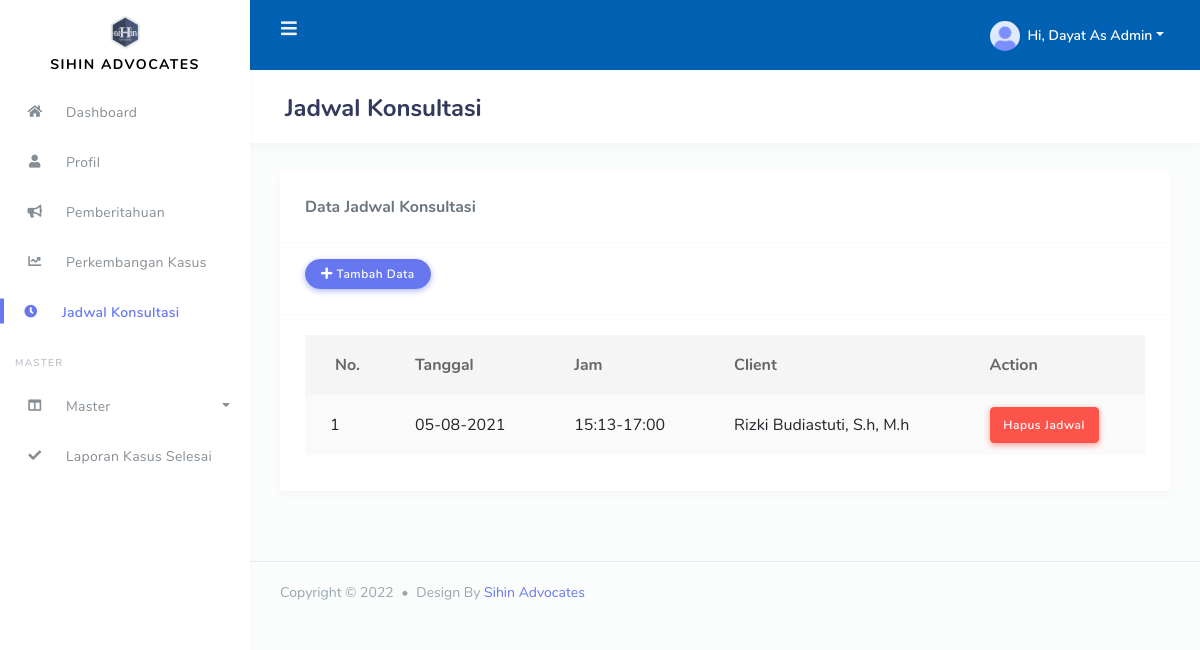
Screenshot of /dist/index.php?hd=user&fd=jadwal (signed in) with the database file from the repository.
### tables this page shows
CREATE TABLE `perusahaan` (
  `id_perusahaan` int(11) NOT NULL,
  `nm_perusahaan` varchar(100) NOT NULL,
  `init_perusahaan` varchar(10) NOT NULL,
  `desk_perusahaan` text NOT NULL
);

CREATE TABLE `jadwal` (
  `id_jadwal` int(11) NOT NULL,
  `id_userhukum` int(11) NOT NULL,
  `id_userbiasa` int(11) NOT NULL,
  `tanggal` date NOT NULL,
  `jam_mulai` time NOT NULL,
  `jam_akhir` time NOT NULL,
  `waktu` timestamp NOT NULL DEFAULT CURRENT_TIMESTAMP ON UPDATE CURRENT_TIMESTAMP
);

CREATE TABLE `user` (
  `id_user` int(11) NOT NULL,
  `nm_lengkap` varchar(100) NOT NULL,
  `nm_user` varchar(100) NOT NULL,
  `email` varchar(100) NOT NULL,
  `no_hp` varchar(30) NOT NULL,
  `alamat` text NOT NULL,
  `pass` text NOT NULL,
  `level` varchar(100) NOT NULL,
  `gambar` text,
  `waktu_user` varchar(20) NOT NULL
);

### dist/user/jadwal/index.php (the view, shortened to what this page needs)
<?php
$nama = 'Jadwal Konsultasi';
 ?>
      <div class="main-content">
        <section class="section">
          <div class="section-header">
            <h1><?php echo $nama ?></h1>
          </div>
          <div class="section-body">
            <div class="row">
          <?php
                include 'notif/index.php';
          ?>
              <div class="col-12">
                <div class="card">
                  <div class="card-header">
                    <h4>Data <?php echo $nama ?></h4>
                  </div>
                      <?php if ($_SESSION['level']!="user"): ?>
                        <div class="card-header">
                          <div class="buttons">
                              <button class="btn btn-primary" data-toggle="modal" data-target="#exampleModal"><i class="fas fa-plus"></i> Tambah Data</button>
                          </div>
                        </div>
                      <?php endif ?>
                  <div class="card-body">
                    <div class="table-responsive">
                      <table class="table table-striped" id="table-1">
                        <thead>
                          <tr>
                            <th class="text-center">
                              No.
                            </th>
                            <th>Tanggal</th>
                            <th>Jam</th>
                            <?php if ($_SESSION['level']=="user"): ?>
                            <th>Pelayan Hukum</th>
                            <?php elseif ($_SESSION['level']!="user"): ?>
                            <th>Client</th>
                                  <th>Action</th>
                            <?php endif ?>
                          </tr>
                        </thead>
                        <tbody>
                          <?php
                            $no = 1;
                            $id = $_SESSION['id'];
                            if ($_SESSION['level']=='hukum') {
                              $query = "SELECT jadwal.*,user.* FROM jadwal, user WHERE user.id_user = jadwal.id_userbiasa and level = 'user' and jadwal.id_userhukum = '$id' order by waktu";
                            }elseif ($_SESSION['level']=='user') {
                              $query = "SELECT jadwal.*,user.* FROM jadwal, user WHERE user.id_user = jadwal.id_userhukum and level = 'hukum' and jadwal.id_userbiasa = '$id'";
                            } else {
                              $query = "SELECT jadwal.*,user.* FROM jadwal, user WHERE user.id_user = jadwal.id_userhukum and level = 'hukum'";
                            }
                            $result = $conn->query($query);
                            while ($data = $result->fetch_object()) {
                           ?>
                          <tr>
                            <td><?= $no++ ?></td>
                            <td><?= date('d-m-Y' , strtotime($data->tanggal)); ?></td>
                            <td><?= date('H:i' , strtotime($data->jam_mulai)); ?>-<?= date('H:i' , strtotime($data->jam_akhir)); ?></td>
                            <td><?= ucwords(strtolower($data->nm_lengkap)); ?></td>
                            <?php if ($_SESSION['level']!="user"): ?>
                            <td>
                              <a href="<?php echo $_SESSION['direct'] ?>delete.php?hd=user&fd=jadwal&id=<?php echo $data->id_jadwal; ?>" class="btn btn-danger">Hapus Jadwal</a>
                            </td>
                            <?php endif ?>
                          </tr>
                          <?php } ?>
                        </tbody>
                      </table>
                    </div>
                  </div>
                </div>
              </div>
            </div>
          </div>
        </section>
      </div>

### dist/header/index.php (shortened to what this page needs)
<?php
  include 'config/index.php';
  $sql = $conn->query("SELECT * FROM perusahaan WHERE id_perusahaan = 1");
  $judul = $sql->fetch_object();
 ?>
<!DOCTYPE html>
<html lang="en">
<head>
  <link rel="stylesheet" href="assets/modules/bootstrap/css/bootstrap.min.css">
  <link rel="stylesheet" href="assets/modules/fontawesome/css/all.min.css">
  <link rel="stylesheet" href="assets/modules/jqvmap/dist/jqvmap.min.css">
  <link rel="stylesheet" href="assets/modules/summernote/summernote-bs4.css">
  <link rel="stylesheet" href="assets/modules/owlcarousel2/dist/assets/owl.carousel.min.css">
  <link rel="stylesheet" href="assets/modules/owlcarousel2/dist/assets/owl.theme.default.min.css">
  <link rel="stylesheet" href="assets/modules/bootstrap-daterangepicker/daterangepicker.css">
  <link rel="stylesheet" href="assets/modules/bootstrap-colorpicker/dist/css/bootstrap-colorpicker.min.css">
  <link rel="stylesheet" href="assets/modules/select2/dist/css/select2.min.css">
  <link rel="stylesheet" href="assets/modules/jquery-selectric/selectric.css">
  <link rel="stylesheet" href="assets/modules/bootstrap-timepicker/css/bootstrap-timepicker.min.css">
  <link rel="stylesheet" href="assets/modules/bootstrap-tagsinput/dist/bootstrap-tagsinput.css">
  <link rel="stylesheet" href="assets/modules/datatables/datatables.min.css">
  <link rel="stylesheet" href="assets/modules/datatables/DataTables-1.10.16/css/dataTables.bootstrap4.min.css">
  <link rel="stylesheet" href="assets/modules/datatables/Select-1.2.4/css/select.bootstrap4.min.css">
  <link rel="stylesheet" href="assets/modules/modal/bootstrap.min.css">
  <link rel="stylesheet" href="assets/css/style.css">
  <link rel="stylesheet" href="assets/css/components.css">
  <link rel="stylesheet" href="assets/modules/izitoast/css/iziToast.min.css">
</head>
<body>
  <div id="app">
    <div class="main-wrapper main-wrapper-1">
      <div class="navbar-bg" style="background-color: #0060b1"></div>
      <nav class="navbar navbar-expand-lg main-navbar">
        <form  method="get" class="form-inline mr-auto">
          <ul class="navbar-nav mr-3">
            <li><a href="#" data-toggle="sidebar" class="nav-link nav-link-lg"><i class="fas fa-bars"></i></a></li>
          </ul>
        </form>
        <ul class="navbar-nav navbar-right">
          <?php if (!empty($_SESSION['nama'])): ?>
            <li class="dropdown"><a href="#" data-toggle="dropdown" class="nav-link dropdown-toggle nav-link-lg nav-link-user">
              <img alt="image" src="assets/img/avatar/avatar-1.png" class="rounded-circle mr-1">
              <div class="d-sm-none d-lg-inline-block">Hi, <?php echo ucwords($_SESSION['nama']).' As '.ucwords($_SESSION['level']); ?></div></a>
            </li>
          <?php endif ?>
        </ul>
      </nav>
      <div class="main-sidebar sidebar-style-2">
        <aside id="sidebar-wrapper">
          <div class="sidebar-brand" style="line-height: 17px; margin-top: 10px; margin-bottom: 10px">
            <a href="index.php"><img src="assets/img/sihin.png" width="40px"><br><?php echo $judul->nm_perusahaan ?></a>
          </div>
          <?php
            include 'menu/admin.php';
          ?>
        </aside>
      </div>

### dist/footer/index.php (shortened to what this page needs)
<?php
  $sql = $conn->query("SELECT * FROM perusahaan WHERE id_perusahaan = 1");
  $juduls = $sql->fetch_object();
 ?>
      <footer class="main-footer">
        <div class="footer-left">
          Copyright &copy; <?php echo date('Y'); ?> <div class="bullet"></div> Design By <a href="https://instagram.com/ridwanlawson"><?php echo $juduls->nm_perusahaan; ?></a>
        </div>
      </footer>
    </div>
  </div>
</body>
</html>

### rows the page displays
perusahaan: nm_perusahaan "SIHIN ADVOCATES", nm_perusahaan "Sihin Advocates"
jadwal: tanggal "05-08-2021", jam_mulai "15:13", jam_akhir "17:00", user.nm_lengkap "Rizki Budiastuti, S.h, M.h"

### other values shown
$_SESSION['nama'] "Dayat"
$_SESSION['level'] "Admin"
$nama "Jadwal Konsultasi"
